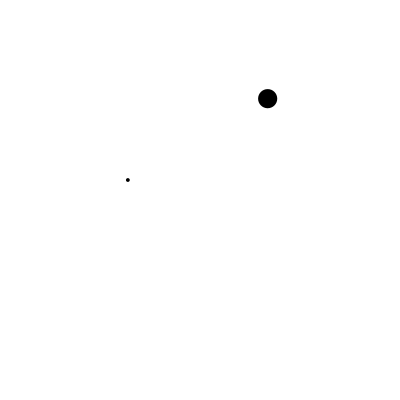
Frame 1 (no input)
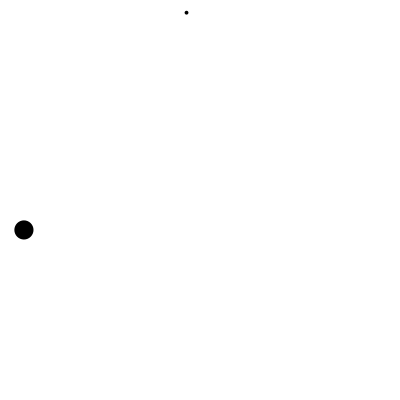
Frame 60 (the mouse pressed at the canvas centre just before this capture)
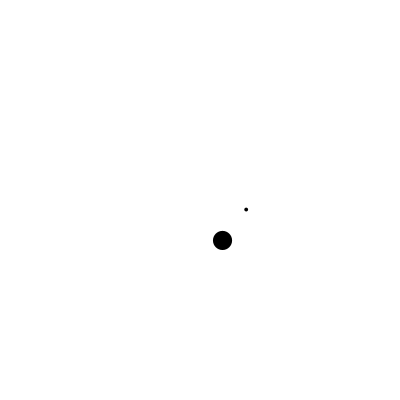
Frame 120 (the mouse held since frame 60 and released just before this capture)

The Processing sketch that drew these frames (run headless with seeded random() and noise(); from frame 60 on, the mouse is pressed at the canvas centre):

// Processing sketch: ParticleSketch_Array_Animation
// ── ParticleSketch_Array_Animation.pde
// Déclaration du tableau de particules
Particle[] particles;

void setup()
{
  size(400, 400);
  smooth();
  
  // Création du tableau de particules
  particles  = new Particle[2];

  // Création des particules
  for (int i=0;i<2;i++){
    particles[i] = new Particle(random(width), random(height));
  }
  
  // Options de dessin
  noStroke();
  fill(0);
}

void draw()
{
  background(255);
  for (int i=0;i<particles.length;i++){
    particles[i].move();
    particles[i].collision();
    particles[i].draw();
  }
}


// ── Particle.pde
class Particle
{
  PVector pos; // position
  PVector speed; // vitesse
  float d; // diamètre
  
  // Cosntructeur
  Particle(float x, float y)
  {
    pos = new PVector(x,y);
    speed = new PVector( random(-10,10), random(-10,10) );
    d = random(20)+2;
  }
  
  // Méthode move
  // A pour but de déplacer notre particule
  void move()
  {
    // Ajout de la vitesse à la position de la particule
    pos.add(speed);
  }

  // Méthode collision
  // A pour but tester les collisions de notre billes avec les
  // bordures de l'écran
  void collision()
  {
    if (pos.x - d/2 <= 0 || pos.x+d/2>=width)
      speed.x = -speed.x;
    if (pos.y - d/2 <= 0 || pos.y+d/2>=height)
      speed.y = -speed.y;
  }
  
  void draw()
  {
    ellipse(pos.x,pos.y,d,d);
  }
  
}
